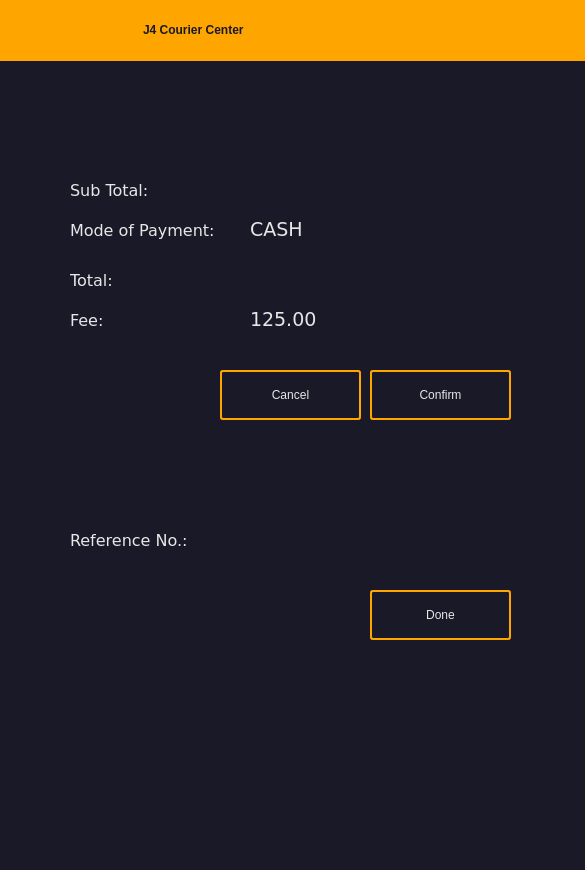
<?xml version="1.0" encoding="UTF-8"?>
<ui version="4.0">
 <class>Form</class>
 <widget class="QWidget" name="Form">
  <property name="geometry">
   <rect>
    <x>0</x>
    <y>0</y>
    <width>585</width>
    <height>870</height>
   </rect>
  </property>
  <property name="windowTitle">
   <string>Form</string>
  </property>
  <layout class="QVBoxLayout" name="verticalLayout" stretch="0">
   <property name="leftMargin">
    <number>0</number>
   </property>
   <property name="topMargin">
    <number>0</number>
   </property>
   <property name="rightMargin">
    <number>0</number>
   </property>
   <property name="bottomMargin">
    <number>0</number>
   </property>
   <item>
    <layout class="QHBoxLayout" name="horizontalLayout_3" stretch="0">
     <property name="spacing">
      <number>0</number>
     </property>
     <item>
      <widget class="QWidget" name="widget" native="true">
       <property name="maximumSize">
        <size>
         <width>16777215</width>
         <height>16777215</height>
        </size>
       </property>
       <property name="styleSheet">
        <string notr="true">.QWidget{background-color: rgb(25,25, 40);}

#cancelBtn:hover {
background-color:red;
}
#doneBtn:hover{
background-color:rgb(105, 95, 20);
}

#confirmBtn:hover{
background-color:rgb(105, 95, 20);
}

QLabel{
color: rgb(231, 231, 231);
      font: 12pt &quot;Verdana&quot;;
}</string>
       </property>
       <widget class="QLabel" name="sNameLbl">
        <property name="geometry">
         <rect>
          <x>70</x>
          <y>210</y>
          <width>161</width>
          <height>40</height>
         </rect>
        </property>
        <property name="font">
         <font>
          <family>Verdana</family>
          <pointsize>12</pointsize>
          <weight>50</weight>
          <italic>false</italic>
          <bold>false</bold>
         </font>
        </property>
        <property name="text">
         <string>Mode of Payment:</string>
        </property>
       </widget>
       <widget class="QLabel" name="sContactNoLbl">
        <property name="geometry">
         <rect>
          <x>250</x>
          <y>210</y>
          <width>150</width>
          <height>40</height>
         </rect>
        </property>
        <property name="font">
         <font>
          <family>Verdana</family>
          <pointsize>12</pointsize>
          <weight>50</weight>
          <italic>false</italic>
          <bold>false</bold>
         </font>
        </property>
        <property name="text">
         <string>&lt;html&gt;&lt;head/&gt;&lt;body&gt;&lt;p&gt;&lt;span style=&quot; font-size:14pt;&quot;&gt;CASH&lt;/span&gt;&lt;/p&gt;&lt;/body&gt;&lt;/html&gt;</string>
        </property>
       </widget>
       <widget class="QPushButton" name="cancelBtn">
        <property name="geometry">
         <rect>
          <x>220</x>
          <y>370</y>
          <width>141</width>
          <height>50</height>
         </rect>
        </property>
        <property name="styleSheet">
         <string notr="true">color: rgb(231, 231, 231);
font: 17pt &quot;Verdana&quot;;
border: 2px solid orange;
padding: 5px;
border-radius: 3px;
opacity: 200;
</string>
        </property>
        <property name="text">
         <string>Cancel</string>
        </property>
       </widget>
       <widget class="QPushButton" name="confirmBtn">
        <property name="geometry">
         <rect>
          <x>370</x>
          <y>370</y>
          <width>141</width>
          <height>50</height>
         </rect>
        </property>
        <property name="styleSheet">
         <string notr="true">color: rgb(231, 231, 231);
font: 17pt &quot;Verdana&quot;;
border: 2px solid orange;
padding: 5px;
border-radius: 3px;
opacity: 200;
</string>
        </property>
        <property name="text">
         <string>Confirm</string>
        </property>
       </widget>
       <widget class="QLabel" name="destinationLbl">
        <property name="geometry">
         <rect>
          <x>70</x>
          <y>520</y>
          <width>150</width>
          <height>40</height>
         </rect>
        </property>
        <property name="font">
         <font>
          <family>Verdana</family>
          <pointsize>12</pointsize>
          <weight>50</weight>
          <italic>false</italic>
          <bold>false</bold>
         </font>
        </property>
        <property name="text">
         <string>Reference No.:</string>
        </property>
       </widget>
       <widget class="QFrame" name="frame">
        <property name="geometry">
         <rect>
          <x>10</x>
          <y>20</y>
          <width>16</width>
          <height>16</height>
         </rect>
        </property>
        <property name="frameShape">
         <enum>QFrame::StyledPanel</enum>
        </property>
        <property name="frameShadow">
         <enum>QFrame::Raised</enum>
        </property>
       </widget>
       <widget class="QLabel" name="feeLbl">
        <property name="geometry">
         <rect>
          <x>70</x>
          <y>300</y>
          <width>150</width>
          <height>40</height>
         </rect>
        </property>
        <property name="font">
         <font>
          <family>Verdana</family>
          <pointsize>12</pointsize>
          <weight>50</weight>
          <italic>false</italic>
          <bold>false</bold>
         </font>
        </property>
        <property name="text">
         <string>Fee:</string>
        </property>
       </widget>
       <widget class="QLabel" name="showFee">
        <property name="geometry">
         <rect>
          <x>250</x>
          <y>300</y>
          <width>150</width>
          <height>40</height>
         </rect>
        </property>
        <property name="font">
         <font>
          <family>Verdana</family>
          <pointsize>12</pointsize>
          <weight>50</weight>
          <italic>false</italic>
          <bold>false</bold>
         </font>
        </property>
        <property name="text">
         <string>&lt;html&gt;&lt;head/&gt;&lt;body&gt;&lt;p&gt;&lt;span style=&quot; font-size:14pt;&quot;&gt;125.00&lt;/span&gt;&lt;/p&gt;&lt;/body&gt;&lt;/html&gt;</string>
        </property>
       </widget>
       <widget class="QLabel" name="totalLbl_2">
        <property name="geometry">
         <rect>
          <x>70</x>
          <y>170</y>
          <width>150</width>
          <height>40</height>
         </rect>
        </property>
        <property name="font">
         <font>
          <family>Verdana</family>
          <pointsize>12</pointsize>
          <weight>50</weight>
          <italic>false</italic>
          <bold>false</bold>
         </font>
        </property>
        <property name="text">
         <string>Sub Total:</string>
        </property>
       </widget>
       <widget class="QPushButton" name="doneBtn">
        <property name="geometry">
         <rect>
          <x>370</x>
          <y>590</y>
          <width>141</width>
          <height>50</height>
         </rect>
        </property>
        <property name="styleSheet">
         <string notr="true">color: rgb(231, 231, 231);
font: 17pt &quot;Verdana&quot;;
border: 2px solid orange;
padding: 5px;
border-radius: 3px;
opacity: 200;
</string>
        </property>
        <property name="text">
         <string>Done</string>
        </property>
       </widget>
       <widget class="QLabel" name="refNoShow">
        <property name="geometry">
         <rect>
          <x>220</x>
          <y>520</y>
          <width>291</width>
          <height>40</height>
         </rect>
        </property>
        <property name="font">
         <font>
          <family>Verdana</family>
          <pointsize>12</pointsize>
          <weight>50</weight>
          <italic>false</italic>
          <bold>false</bold>
         </font>
        </property>
        <property name="text">
         <string/>
        </property>
       </widget>
       <widget class="QLabel" name="totalLbl">
        <property name="geometry">
         <rect>
          <x>70</x>
          <y>260</y>
          <width>150</width>
          <height>40</height>
         </rect>
        </property>
        <property name="font">
         <font>
          <family>Verdana</family>
          <pointsize>12</pointsize>
          <weight>50</weight>
          <italic>false</italic>
          <bold>false</bold>
         </font>
        </property>
        <property name="text">
         <string>Total:</string>
        </property>
       </widget>
       <widget class="QLabel" name="showTotal">
        <property name="geometry">
         <rect>
          <x>250</x>
          <y>260</y>
          <width>150</width>
          <height>40</height>
         </rect>
        </property>
        <property name="font">
         <font>
          <family>Verdana</family>
          <pointsize>12</pointsize>
          <weight>50</weight>
          <italic>false</italic>
          <bold>false</bold>
         </font>
        </property>
        <property name="text">
         <string/>
        </property>
       </widget>
       <widget class="QLabel" name="showSubTotal">
        <property name="geometry">
         <rect>
          <x>250</x>
          <y>170</y>
          <width>150</width>
          <height>40</height>
         </rect>
        </property>
        <property name="font">
         <font>
          <family>Verdana</family>
          <pointsize>12</pointsize>
          <weight>50</weight>
          <italic>false</italic>
          <bold>false</bold>
         </font>
        </property>
        <property name="text">
         <string/>
        </property>
       </widget>
       <widget class="QLabel" name="label">
        <property name="geometry">
         <rect>
          <x>0</x>
          <y>0</y>
          <width>591</width>
          <height>61</height>
         </rect>
        </property>
        <property name="styleSheet">
         <string notr="true">background-color: orange;
padding-left: 140px;
font: 22pt &quot;Courier New&quot;;
font-weight:bold;</string>
        </property>
        <property name="text">
         <string>&lt;html&gt;&lt;head/&gt;&lt;body&gt;&lt;p&gt;&lt;span style=&quot; color:#191928;&quot;&gt;J4 Courier Center&lt;/span&gt;&lt;/p&gt;&lt;/body&gt;&lt;/html&gt;</string>
        </property>
       </widget>
      </widget>
     </item>
    </layout>
   </item>
  </layout>
 </widget>
 <resources/>
 <connections/>
</ui>
